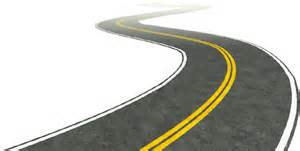
#> input picture acdemic_cv/playground/Python-OpenCV/basics/img/th.jpeg, 300 x 151 px
$ python t05_Rotate.py
#> lines starting #> are read from the running program, lines starting #| are printed output that depends on the picture
import cv2
import numpy as np

img = cv2.imread('img/th.jpeg', 0)
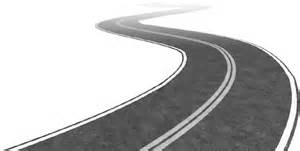
#> img: shape (151, 300); min 46, max 255, mean 187.6
rows, cols = img.shape
#> rows = 151; cols = 300

matrix = cv2.getRotationMatrix2D((cols/2, rows/2), 90, 1)
dst = cv2.warpAffine(img, matrix, (cols, rows))
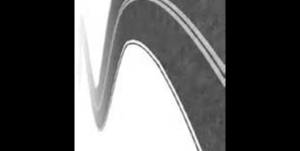
#> dst: shape (151, 300); min 0, max 255, mean 87.4

cv2.imshow('img', dst)
cv2.waitKey(0)
cv2.destroyAllWindows()

$ run again, with acdemic_cv/playground/Python-OpenCV/basics/img/cat.jpg copied over acdemic_cv/playground/Python-OpenCV/basics/img/th.jpeg
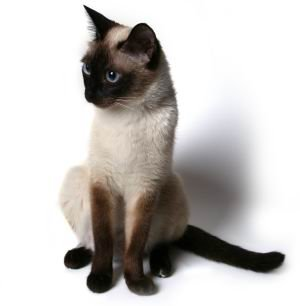
#> input picture acdemic_cv/playground/Python-OpenCV/basics/img/cat.jpg, 300 x 306 px
#> `img = cv2.imread('img/th.jpeg', 0)`:
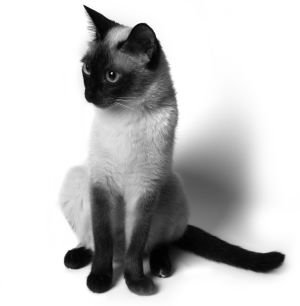
#> img: shape (306, 300); min 0, max 255, mean 194.7
#> `dst = cv2.warpAffine(img, matrix, (cols, rows))`:
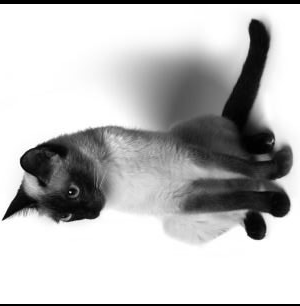
#> dst: shape (306, 300); min 0, max 255, mean 189.7
